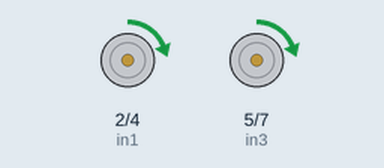
A sketch run on a simulated Arduino Uno, built with avr-gcc and run on an emulated ATmega328P. Shown: motor-driver pin pairs drawn as motors (green arrow = first pin HIGH = forward, orange = second pin HIGH = backward, longer = more drive, scaled by the enable pin).

Above: at 0.7 s.
At 2.7 s:
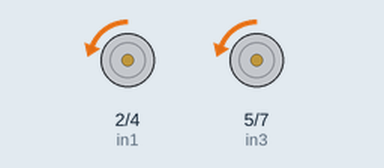
At 4.5 s:
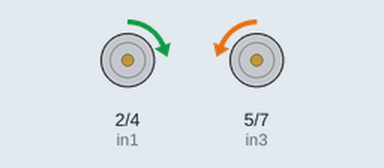
At 6.0 s:
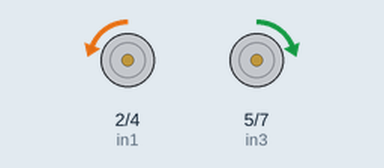
Timing chart, 0 to 9.1 s (numbered marks = the images above):
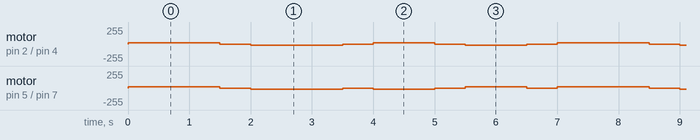

Measured:
- by itself, motor on pin 2 (in1) / pin 4 (in2): repeats every 7.0 s: stopped 0.50 s, backward 20/255 1.5 s, stopped 0.50 s, forward 20/255 1.0 s, stopped 0.50 s, backward 20/255 1.0 s, stopped 0.50 s, forward 20/255 1.5 s
- by itself, motor on pin 5 (in3) / pin 7 (in4): repeats every 7.0 s: stopped 0.50 s, backward 20/255 1.5 s, stopped 0.50 s, backward 20/255 1.0 s, stopped 0.50 s, forward 20/255 1.0 s, stopped 0.50 s, forward 20/255 1.5 s

The sketch:

_Carchasis2wd.ino
```cpp
// SETTING VARIABLES FOR THE PINS
int enA = 3;  // Speed control for motor A
int in1 = 2;
int in2 = 4;

int enB = 6;  // Speed control for motor B
int in3 = 5;
int in4 = 7;

void setup() {
  // Set all the motor control pins to outputs
  pinMode(enA, OUTPUT);
  pinMode(in1, OUTPUT);
  pinMode(in2, OUTPUT);
  pinMode(enB, OUTPUT);
  pinMode(in3, OUTPUT);
  pinMode(in4, OUTPUT);
}

void loop() {
  // Move forward for 1.5 seconds
  digitalWrite(in1, HIGH);
  digitalWrite(in2, LOW);
  digitalWrite(in3, HIGH);
  digitalWrite(in4, LOW);
  analogWrite(enA, 20);   // Set the speed of motor A
  analogWrite(enB, 20);   // Set the speed of motor B
  delay(1500);

  // Stop for 0.5 seconds
  digitalWrite(in1, LOW);
  digitalWrite(in2, LOW);
  digitalWrite(in3, LOW);
  digitalWrite(in4, LOW);
  analogWrite(enA, 0);    // Stop motor A
  analogWrite(enB, 0);    // Stop motor B
  delay(500);

  // Move backward for 1.5 seconds
  digitalWrite(in1, LOW);
  digitalWrite(in2, HIGH);
  digitalWrite(in3, LOW);
  digitalWrite(in4, HIGH);
  analogWrite(enA, 20);
  analogWrite(enB, 20);
  delay(1500);

  // Stop for 0.5 seconds
  digitalWrite(in1, LOW);
  digitalWrite(in2, LOW);
  digitalWrite(in3, LOW);
  digitalWrite(in4, LOW);
  analogWrite(enA, 0);
  analogWrite(enB, 0);
  delay(500);

  // Turn left for 1 second
  digitalWrite(in1, HIGH);
  digitalWrite(in2, LOW);
  digitalWrite(in3, LOW);
  digitalWrite(in4, HIGH);
  analogWrite(enA, 20);
  analogWrite(enB, 20);
  delay(1000);

  // Stop for 0.5 seconds
  digitalWrite(in1, LOW);
  digitalWrite(in2, LOW);
  digitalWrite(in3, LOW);
  digitalWrite(in4, LOW);
  analogWrite(enA, 0);
  analogWrite(enB, 0);
  delay(500);

  // Turn right for 1 second
  digitalWrite(in1, LOW);
  digitalWrite(in2, HIGH);
  digitalWrite(in3, HIGH);
  digitalWrite(in4, LOW);
  analogWrite(enA, 20);
  analogWrite(enB, 20);
  delay(1000);

  // Stop for 0.5 seconds
  digitalWrite(in1, LOW);
  digitalWrite(in2, LOW);
  digitalWrite(in3, LOW);
  digitalWrite(in4, LOW);
  analogWrite(enA, 0);
  analogWrite(enB, 0);
  delay(500);
}
```
